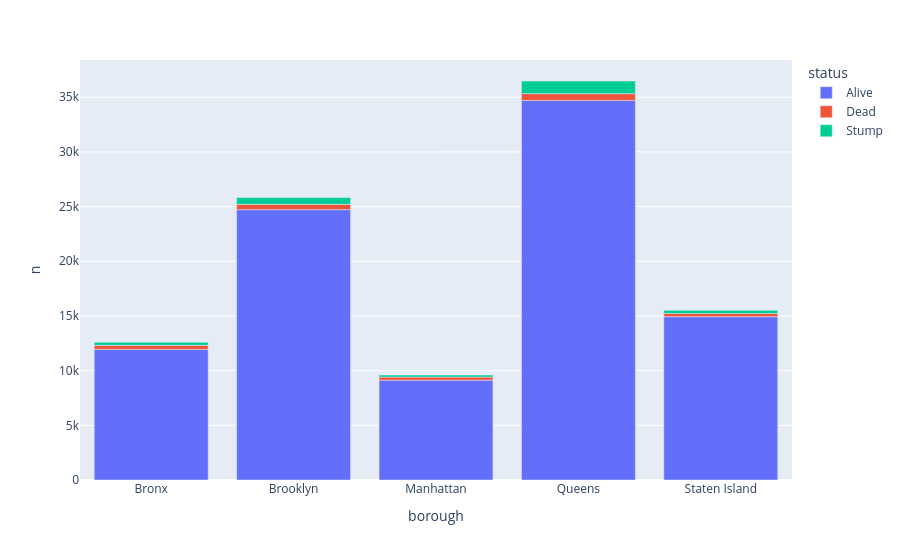

The notebook cell saved with this chart:
### Markdown cell above
#### Plot 1: table D (long)
plotly names a column for x, y and color, so it needs a **long** table. `y="n"` points to D. plotly stacks by default.

### Code cell
df = D    # counts_long
px.bar(df, x="borough", y="n", color="status")

### Figure 1 — Plotly figure (JSON) as saved in the notebook; plotly's stock layout.template omitted (floating-point values rounded to 4 significant figures)
{"data": [{"hovertemplate": "status=Alive<br>borough=%{x}<br>n=%{y}<extra></extra>", "legendgroup": "Alive", "marker": {"color": "#636efa", "pattern": {"shape": ""}}, "name": "Alive", "orientation": "v", "showlegend": true, "textposition": "auto", "type": "bar", "x": ["Bronx", "Brooklyn", "Manhattan", "Queens", "Staten Island"], "xaxis": "x", "y": [11940, 24718, 9128, 34705, 14928], "yaxis": "y"}, {"hovertemplate": "status=Dead<br>borough=%{x}<br>n=%{y}<extra></extra>", "legendgroup": "Dead", "marker": {"color": "#EF553B", "pattern": {"shape": ""}}, "name": "Dead", "orientation": "v", "showlegend": true, "textposition": "auto", "type": "bar", "x": ["Bronx", "Brooklyn", "Manhattan", "Queens", "Staten Island"], "xaxis": "x", "y": [373, 488, 281, 615, 298], "yaxis": "y"}, {"hovertemplate": "status=Stump<br>borough=%{x}<br>n=%{y}<extra></extra>", "legendgroup": "Stump", "marker": {"color": "#00cc96", "pattern": {"shape": ""}}, "name": "Stump", "orientation": "v", "showlegend": true, "textposition": "auto", "type": "bar", "x": ["Bronx", "Brooklyn", "Manhattan", "Queens", "Staten Island"], "xaxis": "x", "y": [283, 613, 180, 1159, 291], "yaxis": "y"}], "layout": {"barmode": "relative", "legend": {"title": {"text": "status"}, "tracegroupgap": 0}, "margin": {"t": 60}, "xaxis": {"anchor": "y", "domain": [0, 1], "title": {"text": "borough"}}, "yaxis": {"anchor": "x", "domain": [0, 1], "title": {"text": "n"}}}}
